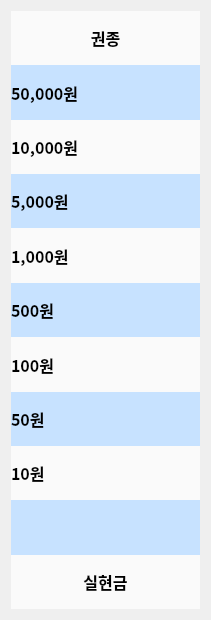
  <widget class="QWidget" name="verticalLayoutWidget_4">
   <property name="geometry">
    <rect>
     <x>50</x>
     <y>150</y>
     <width>211</width>
     <height>620</height>
    </rect>
   </property>
   <layout class="QVBoxLayout" name="verticalLayout_0">
    <property name="spacing">
     <number>0</number>
    </property>
    <item>
     <widget class="QLabel" name="money">
      <property name="font">
       <font>
        <family>돋움</family>
        <pointsize>12</pointsize>
        <weight>75</weight>
        <bold>true</bold>
       </font>
      </property>
      <property name="layoutDirection">
       <enum>Qt::LeftToRight</enum>
      </property>
      <property name="styleSheet">
       <string notr="true">background-color: #FAFAFA;</string>
      </property>
      <property name="text">
       <string>권종</string>
      </property>
      <property name="alignment">
       <set>Qt::AlignCenter</set>
      </property>
      <property name="margin">
       <number>20</number>
      </property>
     </widget>
    </item>
    <item>
     <widget class="QLabel" name="money_50000">
      <property name="font">
       <font>
        <family>돋움</family>
        <pointsize>12</pointsize>
        <weight>75</weight>
        <bold>true</bold>
       </font>
      </property>
      <property name="styleSheet">
       <string notr="true">background-color: #C7E2FF;
border:none;</string>
      </property>
      <property name="text">
       <string>50,000원</string>
      </property>
      <property name="alignment">
       <set>Qt::AlignLeading|Qt::AlignLeft|Qt::AlignVCenter</set>
      </property>
      <property name="margin">
       <number>20</number>
      </property>
     </widget>
    </item>
    <item>
     <widget class="QLabel" name="money_10000">
      <property name="font">
       <font>
        <family>돋움</family>
        <pointsize>12</pointsize>
        <weight>75</weight>
        <bold>true</bold>
       </font>
      </property>
      <property name="styleSheet">
       <string notr="true">background-color: #FAFAFA;
border:none;</string>
      </property>
      <property name="text">
       <string>10,000원</string>
      </property>
      <property name="alignment">
       <set>Qt::AlignLeading|Qt::AlignLeft|Qt::AlignVCenter</set>
      </property>
      <property name="margin">
       <number>20</number>
      </property>
     </widget>
    </item>
    <item>
     <widget class="QLabel" name="money_5000">
      <property name="font">
       <font>
        <family>돋움</family>
        <pointsize>12</pointsize>
        <weight>75</weight>
        <bold>true</bold>
       </font>
      </property>
      <property name="styleSheet">
       <string notr="true">background-color: #C7E2FF;
border:none;</string>
      </property>
      <property name="text">
       <string>5,000원</string>
      </property>
      <property name="alignment">
       <set>Qt::AlignLeading|Qt::AlignLeft|Qt::AlignVCenter</set>
      </property>
      <property name="margin">
       <number>20</number>
      </property>
     </widget>
    </item>
    <item>
     <widget class="QLabel" name="money_1000">
      <property name="font">
       <font>
        <family>돋움</family>
        <pointsize>12</pointsize>
        <weight>75</weight>
        <bold>true</bold>
       </font>
      </property>
      <property name="styleSheet">
       <string notr="true">background-color: #FAFAFA;
border:none;</string>
      </property>
      <property name="text">
       <string>1,000원</string>
      </property>
      <property name="alignment">
       <set>Qt::AlignLeading|Qt::AlignLeft|Qt::AlignVCenter</set>
      </property>
      <property name="margin">
       <number>20</number>
      </property>
     </widget>
    </item>
    <item>
     <widget class="QLabel" name="money_500">
      <property name="font">
       <font>
        <family>돋움</family>
        <pointsize>12</pointsize>
        <weight>75</weight>
        <bold>true</bold>
       </font>
      </property>
      <property name="styleSheet">
       <string notr="true">background-color: #C7E2FF;
border:none;</string>
      </property>
      <property name="text">
       <string>500원</string>
      </property>
      <property name="alignment">
       <set>Qt::AlignLeading|Qt::AlignLeft|Qt::AlignVCenter</set>
      </property>
      <property name="margin">
       <number>20</number>
      </property>
     </widget>
    </item>
    <item>
     <widget class="QLabel" name="money_100">
      <property name="font">
       <font>
        <family>돋움</family>
        <pointsize>12</pointsize>
        <weight>75</weight>
        <bold>true</bold>
       </font>
      </property>
      <property name="styleSheet">
       <string notr="true">background-color: #FAFAFA;
border:none;</string>
      </property>
      <property name="text">
       <string>100원</string>
      </property>
      <property name="alignment">
       <set>Qt::AlignLeading|Qt::AlignLeft|Qt::AlignVCenter</set>
      </property>
      <property name="margin">
       <number>20</number>
      </property>
     </widget>
    </item>
    <item>
     <widget class="QLabel" name="money_50">
      <property name="font">
       <font>
        <family>돋움</family>
        <pointsize>12</pointsize>
        <weight>75</weight>
        <bold>true</bold>
       </font>
      </property>
      <property name="styleSheet">
       <string notr="true">background-color: #C7E2FF;
border:none;</string>
      </property>
      <property name="text">
       <string>50원</string>
      </property>
      <property name="alignment">
       <set>Qt::AlignLeading|Qt::AlignLeft|Qt::AlignVCenter</set>
      </property>
      <property name="margin">
       <number>20</number>
      </property>
     </widget>
    </item>
    <item>
     <widget class="QLabel" name="money_10">
      <property name="font">
       <font>
        <family>돋움</family>
        <pointsize>12</pointsize>
        <weight>75</weight>
        <bold>true</bold>
       </font>
      </property>
      <property name="styleSheet">
       <string notr="true">background-color: #FAFAFA;
border:none;</string>
      </property>
      <property name="text">
       <string>10원</string>
      </property>
      <property name="alignment">
       <set>Qt::AlignLeading|Qt::AlignLeft|Qt::AlignVCenter</set>
      </property>
      <property name="margin">
       <number>20</number>
      </property>
     </widget>
    </item>
    <item>
     <widget class="QLabel" name="money_empty">
      <property name="font">
       <font>
        <family>돋움</family>
        <pointsize>12</pointsize>
        <weight>75</weight>
        <bold>true</bold>
       </font>
      </property>
      <property name="styleSheet">
       <string notr="true">background-color: #C7E2FF;
border:none;</string>
      </property>
      <property name="text">
       <string/>
      </property>
      <property name="alignment">
       <set>Qt::AlignLeading|Qt::AlignLeft|Qt::AlignVCenter</set>
      </property>
      <property name="margin">
       <number>20</number>
      </property>
     </widget>
    </item>
    <item>
     <widget class="QLabel" name="real_money">
      <property name="font">
       <font>
        <family>돋움</family>
        <pointsize>12</pointsize>
        <weight>75</weight>
        <bold>true</bold>
       </font>
      </property>
      <property name="styleSheet">
       <string notr="true">background-color: #FAFAFA;
border:none;</string>
      </property>
      <property name="text">
       <string>실현금</string>
      </property>
      <property name="alignment">
       <set>Qt::AlignCenter</set>
      </property>
      <property name="margin">
       <number>20</number>
      </property>
     </widget>
    </item>
   </layout>
  </widget>
